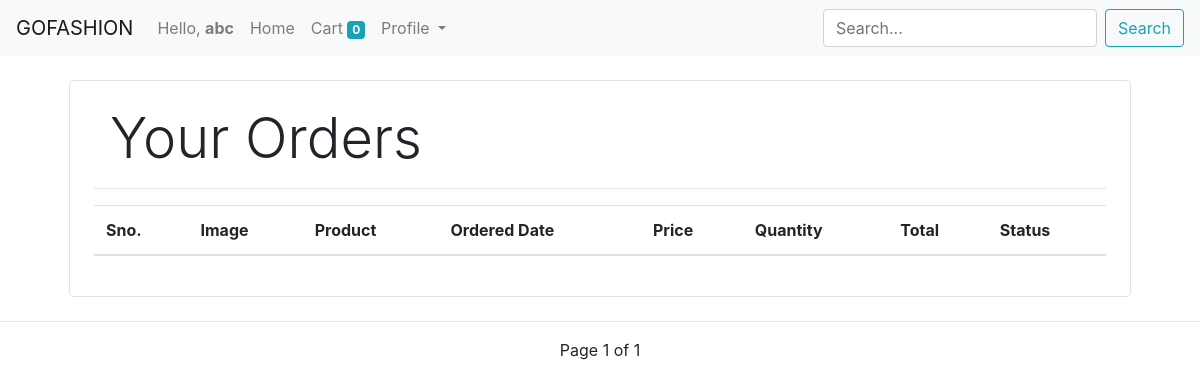
Page /orders (signed in) on the earlier database version.
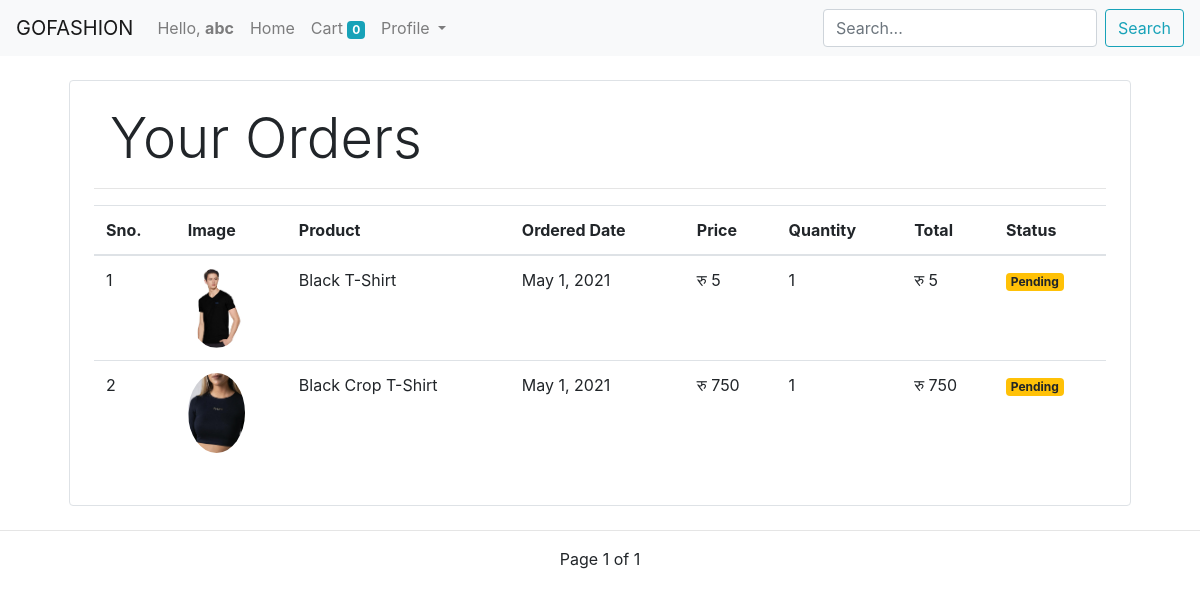
Same page on the later database version.
### store/models/orders.py (models this page shows, shortened)
class Order(models.Model):
    product = models.ForeignKey(Product, on_delete=models.CASCADE)
    customer = models.ForeignKey(Customer, on_delete=models.CASCADE)
    quantity = models.IntegerField(default=1)
    price = models.IntegerField()
    address = models.CharField(max_length=50)
    phone = models.CharField(max_length=50)
    date = models.DateField(default=datetime.datetime.today)
    order_completed = models.BooleanField(default=False)
    @staticmethod
    def get_orders_by_customer(customer_id):
        return Order.objects.filter(customer=customer_id).order_by('-date')

### store/models/product.py (models this page shows, shortened)
class Product(models.Model):
    name = models.CharField(max_length=50)
    price = models.IntegerField(default=0)
    category = models.ForeignKey(Category, on_delete=models.CASCADE, default=1)
    description = models.TextField(max_length=10000, default='')
    image = models.ImageField(upload_to='uploads/products/')

### store/middlewares/auth.py (the view)
    def middleware(request, *args, **kwargs):
        return_url = request.META['PATH_INFO']
        if not request.session.get('customer'):
            return redirect(f'/login?return_url={return_url}')
        response = get_response(request, *args, **kwargs)
        return response

### store/templatetags/custom_filter_for_currency.py (called while the page is built)
@register.filter(name='currency')
def currency(number):
    return 'रु ' + str(number)

@register.filter(name='multiply')
def multiply(number, number1):
    return number * number1

### store/views/orders.py (called while the page is built)
    def get(self, request):
        customer = request.session.get('customer')
        orders = Order.get_orders_by_customer(customer)
        paginator = Paginator(orders, 5)
        page = request.GET.get('page')
        try:
            orders = paginator.page(page)
        except PageNotAnInteger:
            orders = paginator.page(1)
        except EmptyPage:
            orders = paginator.page(paginator.num_pages)
        data = {
            'orders': orders,
            'page': page
        }
        return render(request, 'orders.html', data)

### store/templates/orders.html (shortened to what this page needs)
{% extends 'base.html' %}
{% block content %}
{% load cart %}
{% load custom_filter_for_currency %}
    <div class="container">
        <div class="border rounded p-4 m-4">
            <p class="display-4 pl-2 ml-2">Your Orders</p>
            <hr>
            <table class="table">
                <thead>
                    <tr>
                        <th>Sno.</th>
                        <th>Image</th>
                        <th>Product</th>
                        <th>Ordered Date</th>
                        <th>Price</th>
                        <th>Quantity</th>
                        <th>Total</th>
                        <th>Status</th>
                    </tr>
                </thead>
                <tbody>
                    {% for order in orders %}
                    <tr>
                        <td>{{ forloop.counter }}</td>
                        <td><img style="height:80px" class="rounded-circle" src="{{ order.product.image.url }}" alt=""></td>
                        <td>{{ order.product.name }}</td>
                        <td>{{ order.date }}</td>
                        <td>{{ order.price|currency }}</td>
                        <td>{{ order.quantity }}</td>
                        <td>{{ order.quantity|multiply:order.price|currency }}</td>
                        {% if order.order_completed %}
                        <td><small class="badge badge-success">Completed</small></td>
                        {% else %}
                        <td><small class="badge badge-warning">Pending</small></td>
                        {% endif %}
                    </tr>
                    {% endfor %}
                </tbody>
            </table>
        </div>
    </div>
    <hr>
    {% include 'pagination2.html' with page=orders %}
{% endblock %}

### store/templates/base.html (shortened to what this page needs)
<!doctype html>
<html lang="en">
  <head>
    <link rel="stylesheet" href="https://maxcdn.bootstrapcdn.com/bootstrap/4.0.0/css/bootstrap.min.css">
  </head>
  <body>
    <nav class="navbar navbar-expand-lg navbar-light bg-light">
      <a class="navbar-brand" href="http://127.0.0.1:8000/">GOFASHION</a>
      <div class="collapse navbar-collapse" id="navbarSupportedContent">
        <ul class="navbar-nav mr-auto">
          {% if request.session.customer %}
          <li class="nav-item">
            <a class="nav-link">Hello, <b>{{ request.session.first_name }}</b><span class="sr-only">(current)</span></a>
          </li>
          {% endif %}
          <li class="nav-item">
            <a class="nav-link" href="http://127.0.0.1:8000/">Home <span class="sr-only">(current)</span></a>
          </li>
          <li class="nav-item">
            <a class="nav-link" href="/cart">Cart
              <span class="badge badge-info">{{ request.session.cart.keys|length }}</span>
              <span class="sr-only">(current)</span></a>
          </li>
          {% if request.session.customer %}
          <li class="nav-item dropdown">
            <a class="nav-link dropdown-toggle" href="#" id="navbarDropdown" role="button" data-toggle="dropdown" aria-haspopup="true" aria-expanded="false">
              Profile
            </a>
          </li>
          {% endif %}
        </ul>
        <form method="get" action="/search" class="form-inline my-2 my-lg-0">
          <input class="form-control mr-sm-2" type="search" placeholder="Search..." aria-label="Search" name="search" id="search">
          <button class="btn btn-outline-info my-2 my-sm-0" type="submit">Search</button>
        </form>
      </div>
    </nav>
    {% block content %}
    {% endblock %}
  </body>
</html>

### store/templates/pagination2.html (shortened to what this page needs)
<div>
    <ul class="pagination justify-content-center">
        <span>
            Page {{ page.number }} of {{ page.paginator.num_pages }}
        </span>
    </ul>
</div>

Differences in the rows shown:
added Order: product.image (picture), product.name "Black T-Shirt", date "May 1, 2021", price "रु 5", quantity "1", quantity|multiply "रु 5", order_completed "Pending"
added Order: product.image (picture), product.name "Black Crop T-Shirt", date "May 1, 2021", price "रु 750", quantity "1", quantity|multiply "रु 750", order_completed "Pending"
